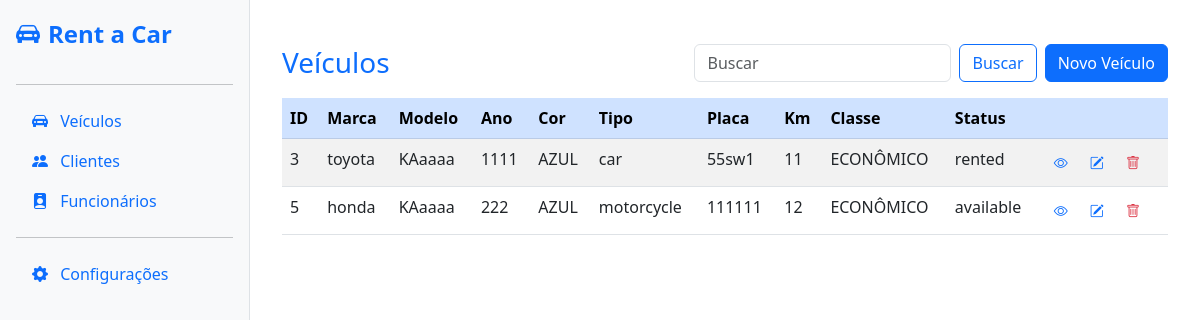
Page /veiculos/ on the earlier database version.
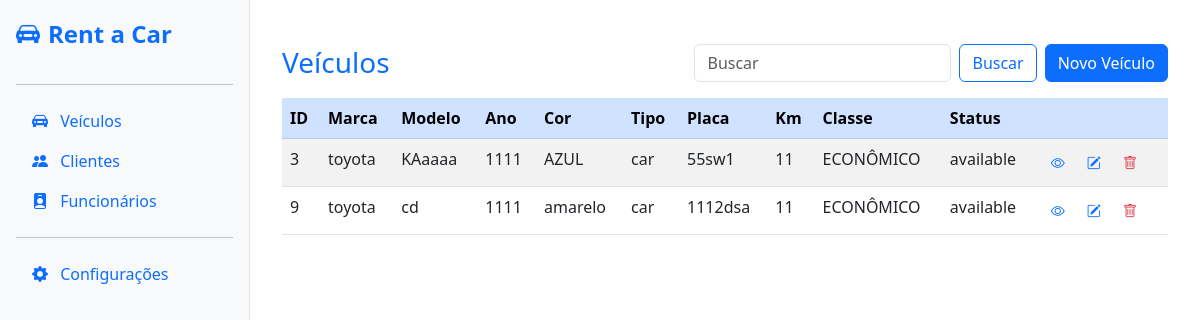
Same page on the later database version.
### vehicles/models.py (models this page shows, shortened)
class Vehicle(models.Model):
    vehicle_type = models.CharField(max_length=10, choices=VEHICLE_TYPE_CHOICES)
    brand = models.CharField(max_length=20, choices=VEHICLE_BRAND_CHOICES)
    model = models.CharField(max_length=50)
    year = models.IntegerField()
    color = models.CharField(max_length=20)
    km = models.IntegerField()
    status = models.CharField(max_length=10, choices=STATUS_CHOICES, default='available')
    description = models.TextField(blank=True, null=True)
    created_at = models.DateTimeField(auto_now_add=True)
    plate = models.CharField(max_length=10, unique=True, default='')
    vehicle_class = models.ForeignKey(VehicleClass, on_delete=models.PROTECT)
    image = models.ImageField(upload_to='vehicles/images/', blank=True, null=True)

class VehicleClass(models.Model):
    name = models.CharField(max_length=50)
    description = models.TextField(blank=True, null=True)
    daily_price = models.DecimalField(max_digits=10, decimal_places=2)
    def __str__(self):
        return self.name

### vehicles/views.py (the view)
# urls.py: path('veiculos/', views.list_vehicles, name='list_vehicles'),
def list_vehicles(request):
    count = Vehicle.objects.count()
    vehicles = Vehicle.objects.all()
    dados = {
        'total': count,
        'vehicles': vehicles,
    }
    return render(request, 'vehicles/list_vehicles.html', dados)

### vehicles/templates/vehicles/list_vehicles.html (shortened to what this page needs)
{% extends "base/base.html" %} {% block content %}
<div class="container mt-4">
  <div class="d-flex align-items-center justify-content-between mb-3 flex-wrap">
    <h3 class="mb-0 me-3 text-primary">Veículos</h3>
    <div class="d-flex ms-auto">
      <form class="form-inline d-flex me-2">
        <input
          class="form-control me-2"
          type="search"
          placeholder="Buscar"
          aria-label="Buscar"
        />
        <button class="btn btn-outline-primary" type="submit">Buscar</button>
      </form>
      <a href="{% url 'create_vehicle' %}" class="btn btn-primary">
        Novo Veículo
      </a>
    </div>
  </div>
  <table class="table table-striped table-hover">
    <thead class="table-primary">
      <tr>
        <th scope="col">ID</th>
        <th scope="col">Marca</th>
        <th scope="col">Modelo</th>
        <th scope="col">Ano</th>
        <th scope="col">Cor</th>
        <th scope="col">Tipo</th>
        <th scope="col">Placa</th>
        <th scope="col">Km</th>
        <th scope="col">Classe</th>
        <th scope="col">Status</th>
        <th scope="col"></th>
      </tr>
    </thead>
    <tbody>
      {% for vehicle in vehicles %}
      <tr>
        <td>{{ vehicle.id }}</td>
        <td>{{ vehicle.brand }}</td>
        <td>{{ vehicle.model }}</td>
        <td>{{ vehicle.year }}</td>
        <td>{{ vehicle.color }}</td>
        <td>{{ vehicle.vehicle_type }}</td>
        <td>{{ vehicle.plate }}</td>
        <td>{{ vehicle.km }}</td>
        <td>{{ vehicle.vehicle_class }}</td>
        <td>{{ vehicle.status }}</td>
        <td>
          <a href="{% url 'vehicle_detail' vehicle.id %}" class="btn btn-sm">
            <i class="bi bi-eye text-primary"></i>
          </a>
          <a href="{% url 'update_vehicle' vehicle.id %}" class="btn btn-sm">
            <i class="bi bi-pencil-square text-primary"></i>
          </a>
          <button
            type="button"
            class="btn btn-sm"
            data-bs-toggle="modal"
            data-bs-target="#deleteModal{{ vehicle.id }}"
          >
            <i class="bi bi-trash text-danger"></i>
          </button>
        </td>
      </tr>
      {% endfor %}
    </tbody>
  </table>
</div>
{% endblock %}

### rent_a_car/templates/base/base.html (shortened to what this page needs)
<!DOCTYPE html>
<html lang="pt-br">
  <head>
    <link
      href="https://cdn.jsdelivr.net/npm/bootstrap@5.3.0/dist/css/bootstrap.min.css"
      rel="stylesheet"
    />
    <link
      href="https://cdn.jsdelivr.net/npm/bootstrap-icons@1.10.5/font/bootstrap-icons.css"
      rel="stylesheet"
    />
  </head>
  <body>
    <div class="sidebar d-flex flex-column p-3">
      <a href="{% url 'index' %}" class="d-flex align-items-center mb-3 text-decoration-none">
        <i class="bi bi-car-front-fill me-2" style="font-size: 1.5rem"></i>
        <span class="fs-4">Rent a Car</span>
      </a>
      <hr />
      <ul class="nav nav-pills flex-column mb-auto">
        <li>
          <a href="{% url 'list_vehicles' %}" class="nav-link">
            <i class="bi bi-car-front-fill me-2"></i> Veículos
          </a>
        </li>
        <li>
          <a href="#" class="nav-link">
            <i class="bi bi-people-fill me-2"></i> Clientes
          </a>
        </li>
        <li>
          <a href="#" class="nav-link">
            <i class="bi bi-person-badge-fill me-2"></i> Funcionários
          </a>
        </li>
        <hr />
        <li>
          <a
            class="nav-link"
            data-bs-toggle="collapse"
            href="#configCollapse"
            role="button"
            aria-expanded="false"
            aria-controls="configCollapse"
          >
            <i class="bi bi-gear-fill me-2"></i> Configurações
          </a>
        </li>
      </ul>
    </div>
    <main class="content">{% block content %}{% endblock %}</main>
  </body>
</html>

### rent_a_car/templates/base/base.html (style rules this page uses)
.sidebar { height: 100vh; width: 250px; position: fixed; top: 0; left: 0; background-color: #f8f9fa; border-right: 1px solid #dee2e6; padding-top: 1rem; }
.content { margin-left: 250px; padding: 20px; }
.sidebar .nav-link, .sidebar a, .sidebar i { color: #0d6efd; }
.sidebar .fs-4 { font-weight: bold; }

Differences in the rows shown:
removed Vehicle: id "5", brand "honda", model "KAaaaa", year "222", color "AZUL", vehicle_type "motorcycle", plate "111111", km "12", vehicle_class "ECONÔMICO", status "available"
changed Vehicle "KAaaaa": status "rented" → "available"
added Vehicle: id "9", brand "toyota", model "cd", year "1111", color "amarelo", vehicle_type "car", plate "1112dsa", km "11", vehicle_class "ECONÔMICO", status "available"
